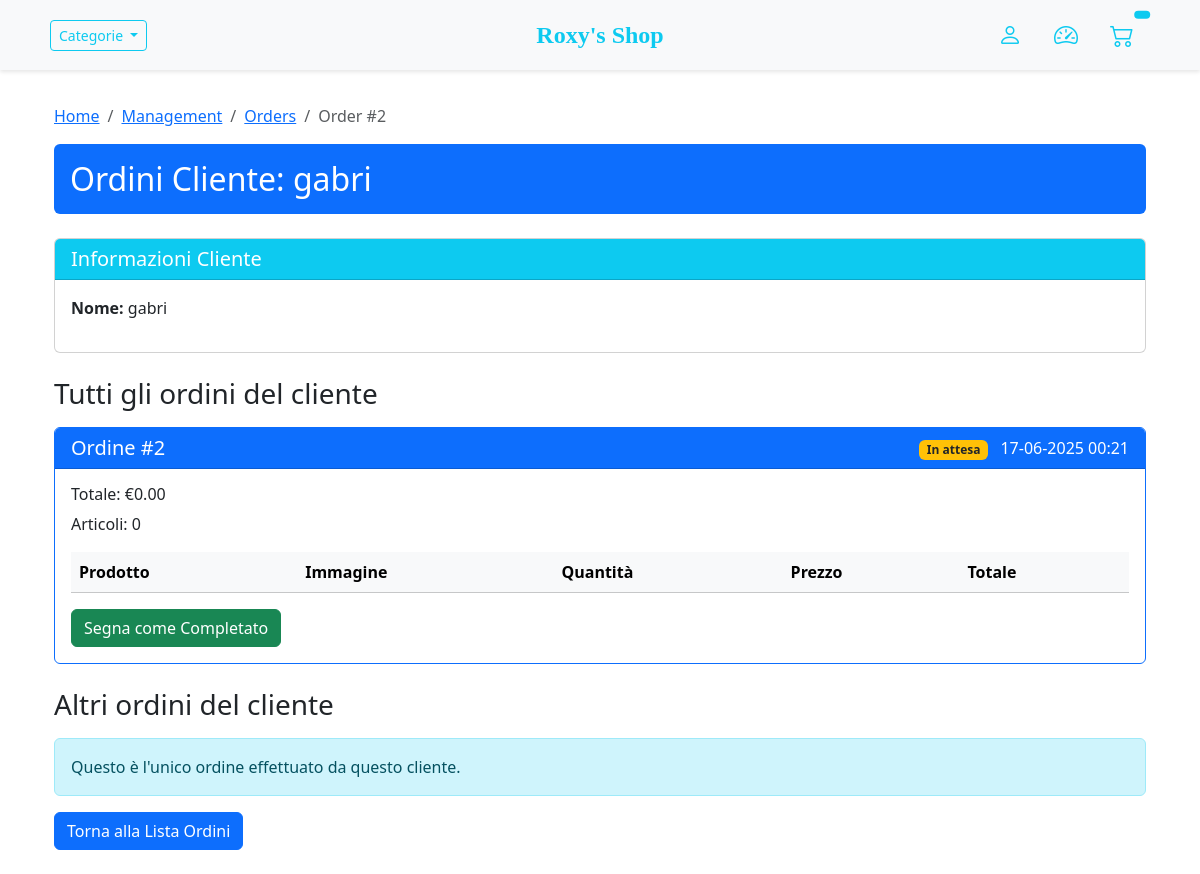
Before: /management/orders/2/ (signed in) with the older database file.
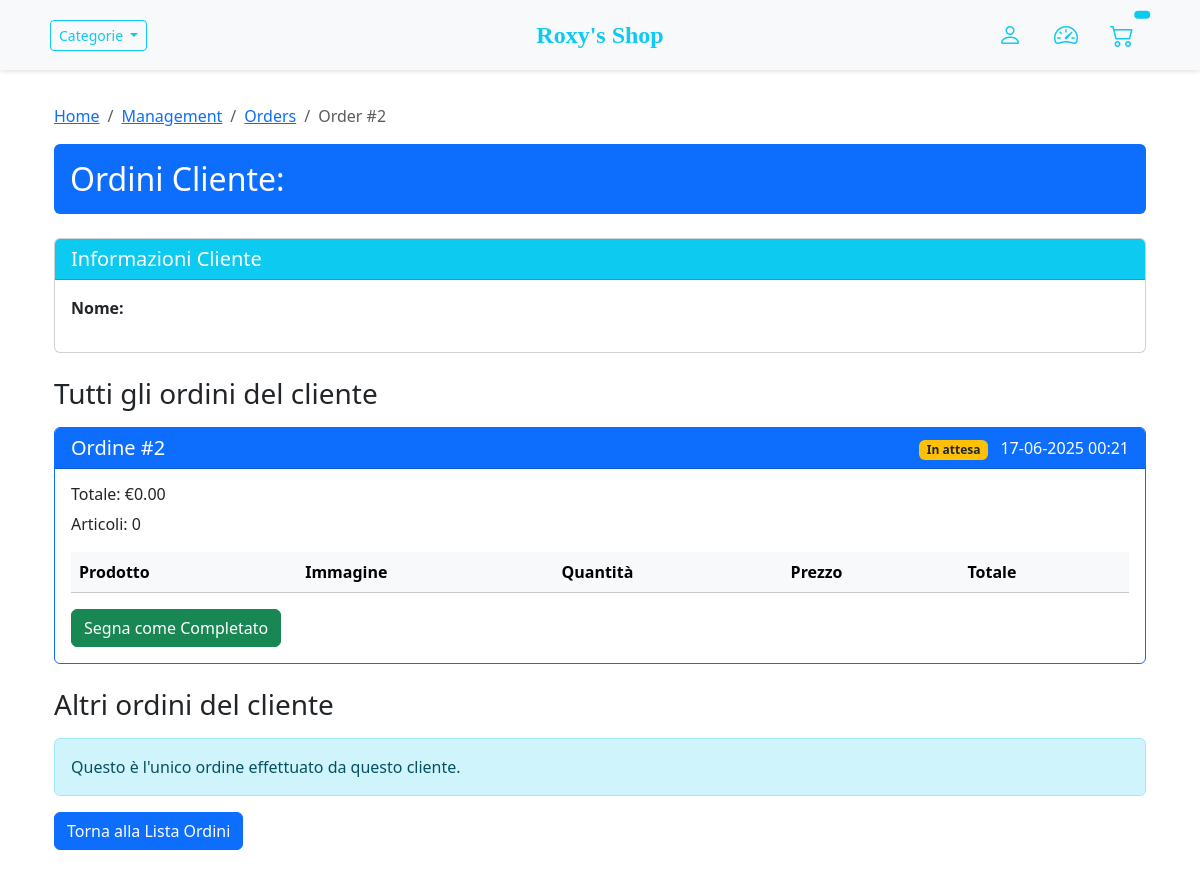
After: the same page with the newer database file.
### store/models.py (models this page shows, shortened)
class Order(models.Model):
	customer = models.ForeignKey(Customer, on_delete=models.SET_NULL, null=True, blank=True)
	date_ordered = models.DateTimeField(auto_now_add=True)
	complete = models.BooleanField(default=False)
	transaction_id = models.CharField(max_length=100, null=True)
	@property
	def get_cart_total(self):
		orderitems = self.orderitem_set.all()
		total = sum([item.get_total for item in orderitems])
		return total
	@property
	def get_cart_items(self):
		orderitems = self.orderitem_set.all()
		total = sum([item.quantity for item in orderitems])
		return total

class Customer(models.Model):
    user = models.OneToOneField(User, on_delete=models.CASCADE, null=True, blank=True)
    name = models.CharField(max_length=200, null=True)

### management/views.py (the view)
# urls.py: path('orders/<int:order_id>/', views.order_detail, name='order_detail'),
@login_required
@user_passes_test(is_manager)
def order_detail(request, order_id):
    order = get_object_or_404(Order, id=order_id)
    customer = order.customer
    other_orders = Order.objects.filter(
        customer=customer,
        complete=True  # Aggiungi questo per mostrare solo ordini completati
    ).exclude(id=order_id).order_by('-date_ordered')
    print(f"Altri ordini trovati: {other_orders.count()}")
    context = {
        'order': order,
        'other_orders': other_orders,
        'customer': customer
    }
    return render(request, 'management/order_detail.html', context)

### management/views.py (called while the page is built)
def is_manager(user):
    return user.groups.filter(name='Store Managers').exists() or user.is_superuser

### management/templates/management/order_detail.html (shortened to what this page needs)
{% extends 'store/main.html' %} {% block content %}
<div class="container mt-4">
  <nav aria-label="breadcrumb">
    <ol class="breadcrumb">
      <li class="breadcrumb-item"><a href="{% url 'store' %}">Home</a></li>
      <li class="breadcrumb-item">
        <a href="{% url 'management:dashboard' %}">Management</a>
      </li>
      <li class="breadcrumb-item">
        <a href="{% url 'management:order_list' %}">Orders</a>
      </li>
      <li class="breadcrumb-item active">Order #{{ order.id }}</li>
    </ol>
  </nav>
  <div class="bg-primary text-white p-3 mb-4 rounded">
    <h2 class="m-0">Ordini Cliente: {{ order.customer.name }}</h2>
  </div>
  <div class="card mb-4">
    <div class="card-header bg-info text-white">
      <h5 class="m-0">Informazioni Cliente</h5>
    </div>
    <div class="card-body">
      <p><strong>Nome:</strong> {{ order.customer.name }}</p>
    </div>
  </div>
  <h3 class="mb-3">Tutti gli ordini del cliente</h3>
  <div class="card mb-4 border-primary">
    <div
      class="card-header bg-primary text-white d-flex justify-content-between align-items-center"
    >
      <h5 class="m-0">Ordine #{{ order.id }}</h5>
      <div>
        <span
          class="badge {% if order.complete %}bg-success{% else %}bg-warning text-dark{% endif %}"
        >
          {% if order.complete %}Completato{% else %}In attesa{% endif %}
        </span>
        <span class="ms-2">{{ order.date_ordered|date:"d-m-Y H:i" }}</span>
      </div>
    </div>
    <div class="card-body">
      <h6>Totale: €{{ order.get_cart_total|floatformat:2 }}</h6>
      <p>Articoli: {{ order.get_cart_items }}</p>
      <table class="table">
        <thead class="table-light">
          <tr>
            <th>Prodotto</th>
            <th>Immagine</th>
            <th>Quantità</th>
            <th>Prezzo</th>
            <th>Totale</th>
          </tr>
        </thead>
      </table>
      {% if not order.complete %}
      <form
        method="post"
        action="{% url 'management:mark_order_complete' order.id %}"
        class="mt-3"
      >
        <button type="submit" class="btn btn-success">
          Segna come Completato
        </button>
      </form>
      {% endif %}
    </div>
  </div>
  <h3 class="mb-3">Altri ordini del cliente</h3>
  {% if other_orders %} {% for other_order in other_orders %}
  <div class="card mb-4">
    <div
      class="card-header bg-secondary text-white d-flex justify-content-between align-items-center"
    >
      <h5 class="m-0">Ordine #{{ other_order.id }}</h5>
      <div>
        <span
          class="badge {% if other_order.complete %}bg-success{% else %}bg-warning text-dark{% endif %}"
        >
          {% if other_order.complete %}Completato{% else %}In attesa{% endif %}
        </span>
        <span class="ms-2"
          >{{ other_order.date_ordered|date:"d-m-Y H:i" }}</span
        >
      </div>
    </div>
    <div class="card-body">
      <h6>Totale: €{{ other_order.get_cart_total|floatformat:2 }}</h6>
      <p>Articoli: {{ other_order.get_cart_items }}</p>
      <table class="table">
        <thead class="table-light">
          <tr>
            <th>Prodotto</th>
            <th>Immagine</th>
            <th>Quantità</th>
            <th>Prezzo</th>
            <th>Totale</th>
          </tr>
        </thead>
        <tbody>
          {% for item in other_order.orderitem_set.all %}
          <tr>
            <td>{{ item.product.name }}</td>
            <td>
              <img
                src="{{ item.product.imageURL }}"
                width="50"
                height="50"
                class="img-thumbnail"
              />
            </td>
            <td>{{ item.quantity }}</td>
            <td>€{{ item.product.price|floatformat:2 }}</td>
            <td>€{{ item.get_total|floatformat:2 }}</td>
          </tr>
          {% endfor %}
        </tbody>
      </table>
      {% if not other_order.complete %}
      <form
        method="post"
        action="{% url 'management:mark_order_complete' other_order.id %}"
        class="mt-3"
      >
        {% csrf_token %}
        <button type="submit" class="btn btn-success">
          Segna come Completato
        </button>
      </form>
      {% endif %}
    </div>
  </div>
  {% endfor %} {% else %}
  <div class="alert alert-info">
    Questo è l'unico ordine effettuato da questo cliente.
  </div>
  {% endif %}
  <div class="mb-4">
    <a href="{% url 'management:order_list' %}" class="btn btn-primary"
      >Torna alla Lista Ordini</a
    >
  </div>
</div>
{% endblock %}

### store/templates/store/main.html (shortened to what this page needs)
<!DOCTYPE html>
{% load static %}
<html lang="it">
  <head>
    <link
      href="https://cdn.jsdelivr.net/npm/bootstrap@5.3.5/dist/css/bootstrap.min.css"
      rel="stylesheet"
    />
    <link
      rel="stylesheet"
      href="https://cdn.jsdelivr.net/npm/bootstrap-icons@1.11.3/font/bootstrap-icons.min.css"
    />
    <link rel="stylesheet" type="text/css" href="{% static 'css/main.css' %}" />
  </head>
  <body>
    <nav class="navbar navbar-expand-lg navbar-dark bg-light fixed-top">
      <div class="container-fluid">
        <div class="dropdown me-3">
          <button
            class="btn btn-sm btn-outline-info dropdown-toggle"
            type="button"
            id="categoriesDropdown"
            data-bs-toggle="dropdown"
            aria-expanded="false"
          >
            Categorie
          </button>
        </div>
        <a
          class="navbar-brand text-info position-absolute start-50 translate-middle-x"
          href="{% url 'store' %}"
          >Roxy's Shop</a
        >
        <div class="d-flex ms-auto">
          <a href="{% url 'login' %}" class="text-white mx-2" title="Account">
            <i class="bi bi-person text-info"></i>
          </a>
          {% if user.is_superuser %}
          <a
            href="{% url 'management:dashboard' %}"
            class="text-white mx-2"
            title="Dashboard"
          >
            <i class="bi bi-speedometer2 text-info"></i>
          </a>
          {% endif %}
          <a href="{% url 'cart' %}" class="text-white mx-2 position-relative">
            <i class="bi bi-cart2 text-info"></i>
            <span
              class="badge rounded-pill badge-notification bg-info position-absolute top-0 start-100 translate-middle"
            >
            </span>
          </a>
        </div>
      </div>
    </nav>
    <div class="container">
      <br />
      {% block content %} {% endblock content %}
    </div>
  </body>
</html>

### store/static/css/main.css (style rules this page uses)
body { background-color: hsl(0, 0%, 100%); padding-top: 56px; }
.navbar { box-shadow: 0 2px 4px rgba(0, 0, 0, 0.1); padding-top:15px; padding-bottom:15px; }
.container-fluid { padding-left: 50px; padding-right: 50px; }
.navbar .bi { font-size: 24px; width: 40px; height: 40px; display: inline-flex; align-items: center; justify-content: center; vertical-align: middle; }
.navbar-brand { font-size: 24px; font-weight: bold; font-family: wedding; }

Changed rows visible on the page:
changed Order id 2: customer.name "gabri" → (not shown)
